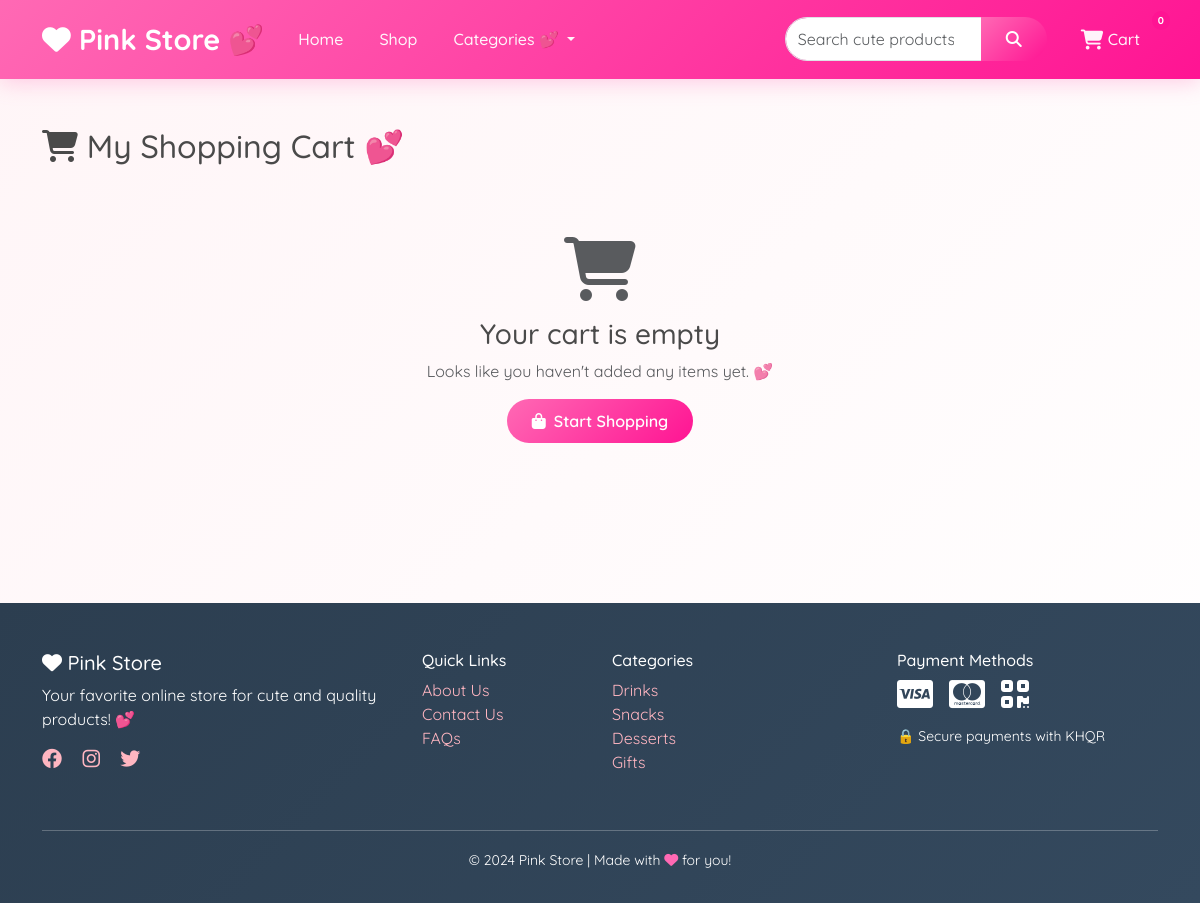
The page /cart on the database its author committed.
### models.py (models this page shows)
class Category:
    pass

### routes.py (the view)
    @app.route('/cart')
    def view_cart():
        cart = session.get('cart', [])
        subtotal = sum(item['price'] * item['quantity'] for item in cart)
        shipping = 0 if subtotal > 50 else 5
        tax = subtotal * 0.1
        grand_total = subtotal + shipping + tax
        cart_count = sum(item['quantity'] for item in cart)
        categories = Category.query.filter_by(is_active=True).all()
        return render_template('cart.html',
                               cart=cart,
                               subtotal=subtotal,
                               shipping=shipping,
                               tax=tax,
                               grand_total=grand_total,
                               cart_count=cart_count,
                               categories=categories)

### templates/cart.html (shortened to what this page needs)
{% extends 'base.html' %}
{% block content %}
<div class="container py-5">
    <h2 class="mb-4">
        <i class="fas fa-shopping-cart"></i> My Shopping Cart 💕
    </h2>
    {% if cart %}
    <div class="row">
        <div class="col-lg-8">
            <div class="card border-0 shadow-sm">
                <div class="card-body">
                    {% for item in cart %}
                    <div class="cart-item mb-3 pb-3 border-bottom" data-id="{{ item.id }}">
                        <div class="row align-items-center">
                            <div class="col-md-2">
                                <img src="{{ url_for('static', filename='uploads/products/' + item.image) if item.image else 'https://via.placeholder.com/80' }}"
                                     class="img-fluid rounded" alt="{{ item.name }}" style="width: 80px; height: 80px; object-fit: cover;">
                            </div>
                            <div class="col-md-4">
                                <h6 class="mb-1">{{ item.name }}</h6>
                                <small class="text-muted">${{ "%.2f"|format(item.price) }} each</small>
                            </div>
                            <div class="col-md-3">
                                <div class="input-group" style="width: 120px;">
                                    <button class="btn btn-outline-pink btn-sm update-qty" data-id="{{ item.id }}" data-change="-1">-</button>
                                    <input type="text" class="form-control text-center qty-input" value="{{ item.quantity }}" readonly>
                                    <button class="btn btn-outline-pink btn-sm update-qty" data-id="{{ item.id }}" data-change="1">+</button>
                                </div>
                            </div>
                            <div class="col-md-2">
                                <h6 class="text-pink mb-0">${{ "%.2f"|format(item.price * item.quantity) }}</h6>
                            </div>
                            <div class="col-md-1">
                                <button class="btn btn-sm btn-outline-danger remove-item" data-id="{{ item.id }}">
                                    <i class="fas fa-trash"></i>
                                </button>
                            </div>
                        </div>
                    </div>
                    {% endfor %}
                </div>
            </div>
        </div>
        <div class="col-lg-4">
            <div class="card border-0 shadow-sm">
                <div class="card-body">
                    <h5 class="card-title">Order Summary</h5>
                    <hr>
                    <div class="d-flex justify-content-between mb-2">
                        <span>Subtotal:</span>
                        <span>$<span id="subtotal">{{ "%.2f"|format(subtotal) }}</span></span>
                    </div>
                    <div class="d-flex justify-content-between mb-2">
                        <span>Shipping:</span>
                        <span>$<span id="shipping">{{ "%.2f"|format(shipping) }}</span></span>
                    </div>
                    <div class="d-flex justify-content-between mb-2">
                        <span>Tax (10%):</span>
                        <span>$<span id="tax">{{ "%.2f"|format(tax) }}</span></span>
                    </div>
                    <hr>
                    <div class="d-flex justify-content-between mb-3">
                        <strong>Grand Total:</strong>
                        <strong class="text-pink fs-5">$<span id="grandTotal">{{ "%.2f"|format(grand_total) }}</span></strong>
                    </div>
                    <div class="alert alert-info small">
                        <i class="fas fa-truck me-2"></i> Free shipping on orders over $50!
                    </div>
                    <a href="{{ url_for('checkout') }}" class="btn btn-pink w-100">
                        <i class="fas fa-credit-card me-2"></i>Proceed to Checkout
                    </a>
                    <a href="{{ url_for('shop') }}" class="btn btn-outline-pink w-100 mt-2">
                        <i class="fas fa-shopping-bag me-2"></i>Continue Shopping
                    </a>
                </div>
            </div>
        </div>
    </div>
    {% else %}
    <div class="text-center py-5">
        <i class="fas fa-shopping-cart fa-4x text-muted mb-3"></i>
        <h3>Your cart is empty</h3>
        <p class="text-muted">Looks like you haven't added any items yet. 💕</p>
        <a href="{{ url_for('shop') }}" class="btn btn-pink">
            <i class="fas fa-shopping-bag me-2"></i>Start Shopping
        </a>
    </div>
    {% endif %}
</div>
{% endblock %}

### templates/base.html (shortened to what this page needs)
<!DOCTYPE html>
<html lang="en">
<head>
    <link href="https://cdn.jsdelivr.net/npm/bootstrap@5.3.0/dist/css/bootstrap.min.css" rel="stylesheet">
    <link rel="stylesheet" href="https://cdnjs.cloudflare.com/ajax/libs/font-awesome/6.4.0/css/all.min.css">
</head>
<body>
    <nav class="navbar navbar-expand-lg navbar-dark sticky-top">
        <div class="container">
            <a class="navbar-brand" href="{{ url_for('index') }}">
                <i class="fas fa-heart"></i> Pink Store 💕
            </a>
            <div class="collapse navbar-collapse" id="navbarNav">
                <ul class="navbar-nav me-auto">
                    <li class="nav-item">
                        <a class="nav-link" href="{{ url_for('index') }}">Home</a>
                    </li>
                    <li class="nav-item">
                        <a class="nav-link" href="{{ url_for('shop') }}">Shop</a>
                    </li>
                    <li class="nav-item dropdown">
                        <a class="nav-link dropdown-toggle" href="#" role="button" data-bs-toggle="dropdown">
                            Categories 💕
                        </a>
                    </li>
                </ul>
                <form class="d-flex me-3" action="{{ url_for('shop') }}" method="get">
                    <div class="input-group">
                        <input class="form-control" type="search" name="search" placeholder="Search cute products..." style="border-radius: 25px 0 0 25px;">
                        <button class="btn btn-pink" type="submit" style="border-radius: 0 25px 25px 0;">
                            <i class="fas fa-search"></i>
                        </button>
                    </div>
                </form>
                <ul class="navbar-nav">
                    <li class="nav-item position-relative">
                        <a class="nav-link" href="{{ url_for('view_cart') }}">
                            <i class="fas fa-shopping-cart fa-lg"></i> Cart
                            <span class="cart-badge" id="cartCount">{{ cart_count|default(0) }}</span>
                        </a>
                    </li>
                </ul>
            </div>
        </div>
    </nav>
    <main>
        {% block content %}{% endblock %}
    </main>
    <footer class="footer">
        <div class="container">
            <div class="row">
                <div class="col-md-4 mb-4">
                    <h5><i class="fas fa-heart"></i> Pink Store</h5>
                    <p>Your favorite online store for cute and quality products! 💕</p>
                    <div class="mt-3">
                        <a href="#" class="me-3"><i class="fab fa-facebook fa-lg"></i></a>
                        <a href="#" class="me-3"><i class="fab fa-instagram fa-lg"></i></a>
                        <a href="#" class="me-3"><i class="fab fa-twitter fa-lg"></i></a>
                    </div>
                </div>
                <div class="col-md-2 mb-4">
                    <h6>Quick Links</h6>
                    <ul class="list-unstyled">
                        <li><a href="#">About Us</a></li>
                        <li><a href="#">Contact Us</a></li>
                        <li><a href="#">FAQs</a></li>
                    </ul>
                </div>
                <div class="col-md-3 mb-4">
                    <h6>Categories</h6>
                    <ul class="list-unstyled">
                        {% for cat in categories[:4] %}
                        <li><a href="{{ url_for('category_products', slug=cat.slug) }}">{{ cat.name }}</a></li>
                        {% endfor %}
                    </ul>
                </div>
                <div class="col-md-3 mb-4">
                    <h6>Payment Methods</h6>
                    <div class="d-flex gap-3 flex-wrap">
                        <i class="fab fa-cc-visa fa-2x"></i>
                        <i class="fab fa-cc-mastercard fa-2x"></i>
                        <i class="fas fa-qrcode fa-2x"></i>
                    </div>
                    <p class="mt-3 small">🔒 Secure payments with KHQR</p>
                </div>
            </div>
            <hr class="mt-3" style="background: rgba(255,255,255,0.1);">
            <div class="text-center mt-3">
                <small>© 2024 Pink Store | Made with <i class="fas fa-heart" style="color: #ff69b4;"></i> for you!</small>
            </div>
        </div>
    </footer>
</body>
</html>

### templates/base.html (style rules this page uses)
:root { --primary-pink: #ff69b4; --light-pink: #ffb6c1; --soft-pink: #fff0f5; --dark-pink: #ff1493; --bg-pink: #fff5f7; }
body { font-family: 'Quicksand', sans-serif; background: linear-gradient(135deg, var(--bg-pink) 0%, #ffffff 100%); color: #4a4a4a; min-height: 100vh; }
.navbar { background: linear-gradient(135deg, var(--primary-pink), var(--dark-pink)); box-shadow: 0 4px 20px rgba(255, 105, 180, 0.3); padding: 0.8rem 0; }
.navbar-brand { font-size: 1.8rem; font-weight: 700; color: white !important; }
.navbar-brand i { animation: heartbeat 1.5s ease infinite; }
.nav-link { color: rgba(255,255,255,0.95) !important; font-weight: 500; transition: all 0.3s ease; border-radius: 25px; padding: 8px 18px !important; }
.cart-badge { position: absolute; top: -8px; right: -12px; background: #ff1493; color: white; border-radius: 50%; padding: 2px 6px; font-size: 10px; font-weight: bold; }
.btn-pink { background: linear-gradient(135deg, var(--primary-pink), var(--dark-pink)); color: white; border: none; padding: 10px 25px; border-radius: 25px; font-weight: 600; transition: all 0.3s ease; }
.footer { background: linear-gradient(135deg, #2c3e50, #34495e); color: white; padding: 3rem 0 2rem; margin-top: 4rem; }
.footer a { color: var(--light-pink); text-decoration: none; }

### rows shown on the page
Category: name "Drinks"
Category: name "Snacks"
Category: name "Desserts"
Category: name "Gifts"

### other values the page prints
{{ cart_count|default(0) }} "0"
